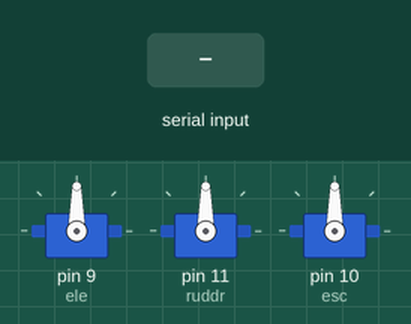
The sketch below on a simulated Arduino Uno, built with avr-gcc and run on an emulated ATmega328P. Shown: 3 × servo. The test bench sets the inputs (shaded band).

Above: at 9.2 s.
9.3 s: "90,45,200\n" received over Serial
At 10.0 s:
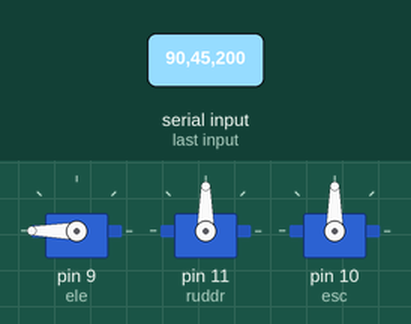
10.8 s: "30,150,10\n" received over Serial
At 11.2 s:
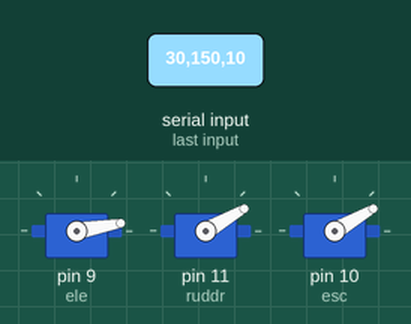
12.3 s: "90,45\n" received over Serial
At 13.4 s:
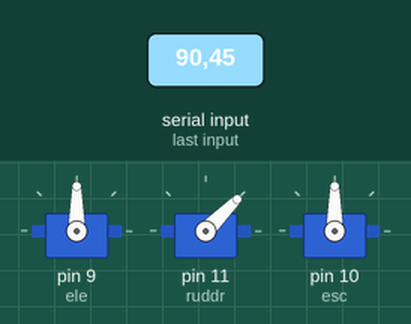
13.8 s: "30,150\n" received over Serial
At 14.6 s:
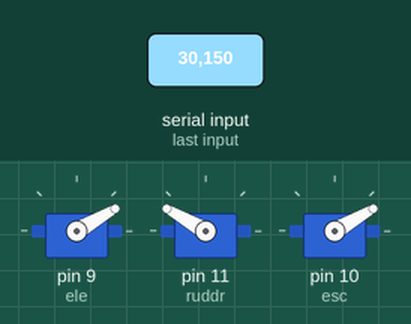
15.3 s: "90,45,200,10\n" received over Serial
At 16.0 s:
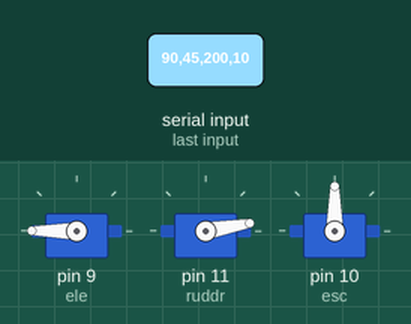
16.8 s: "30,150,10,200\n" received over Serial
At 17.1 s:
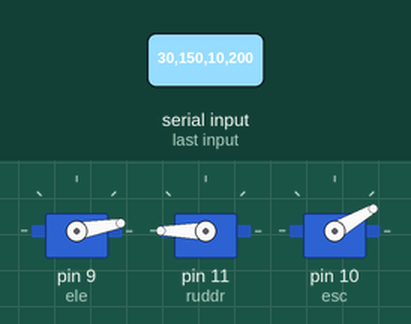
Timing chart, 0 to 19.3 s (numbered marks = the images above; inputs shaded):
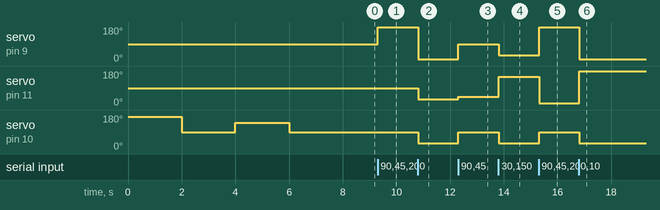

Measured:
- after the input at 9.3 s, servo on pin 9 (ele): 90° → 180° at once
- after the input at 10.8 s, servo on pin 9 (ele): 180° → 10° at once; servo on pin 11 (ruddr), servo on pin 10 (esc): 90° → 30° at once
- after the input at 12.3 s, servo on pin 9 (ele): 10° → 90° at once; servo on pin 11 (ruddr): 30° → 45° at once; servo on pin 10 (esc): 30° → 90° at once
- after the input at 13.8 s, servo on pin 9 (ele), servo on pin 10 (esc): 90° → 30° at once; servo on pin 11 (ruddr): 45° → 150° at once
- after the input at 15.3 s, servo on pin 9 (ele): 30° → 180° at once; servo on pin 11 (ruddr): 150° → 10° at once; servo on pin 10 (esc): 30° → 90° at once
- after the input at 16.8 s, servo on pin 9 (ele): 180° → 10° at once; servo on pin 11 (ruddr): 10° → 180° at once; servo on pin 10 (esc): 90° → 30° at once

The sketch:

RC_Plane_rxr.ino
```cpp
//Receiver
//Visit www.rootsaid.com for full tutorial
//For Video Demo and tutorials Visit www.youtube.com/c/rootsaid

#include <SoftwareSerial.h>
#include<Servo.h>

Servo esc;

Servo ele;
Servo ruddr;

String input;
int throttle, th;
int aileron, ail;
int elevator, el;
int rudder, rud;

int boundLow;
int boundHigh;
const char delimiter = ',';

SoftwareSerial hc12(4, 5);

void setup()
{
ele.attach(9);
ruddr.attach(11);

esc.attach(10);
Serial.begin(9600);
hc12.begin(9600);
esc.write(170);
delay(2000);
esc.write(90);
delay(2000);
esc.write(140);
delay(2000);
esc.write(90);
delay(2000);
}

void loop()
{

if(Serial.available())
  {
  input = Serial.readStringUntil('\n');
  if (input.length() > 0)
      {
       // Serial.println(input);

        boundLow = input.indexOf(delimiter);
        throttle = input.substring(0, boundLow).toInt();

        boundHigh = input.indexOf(delimiter, boundLow+1);
        aileron = input.substring(boundLow+1, boundHigh).toInt();

        boundLow = input.indexOf(delimiter, boundHigh+1);
        elevator = input.substring(boundHigh+1, boundLow).toInt();

        rudder = input.substring(boundLow+1).toInt();

       esc.write(throttle);
       ele.write(elevator);
       ruddr.write(rudder);
       delay(10);      }

  }

}
```
